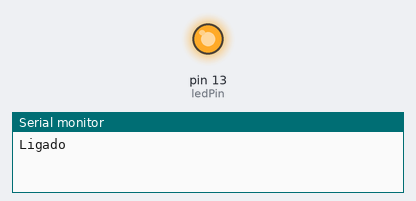
Simulated run of this sketch. Board: Arduino Leonardo, built with avr-gcc and run on an emulated ATmega32U4. Shown: output pins drawn as LEDs (lit = HIGH), the last lines printed to the serial monitor.

Above: at 1.0 s.
At 3.0 s:
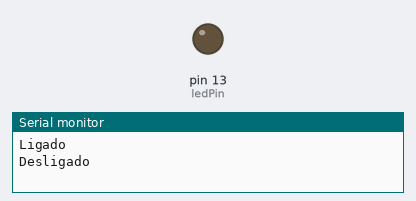
Timing chart, 0 to 5.2 s (numbered marks = the images above):
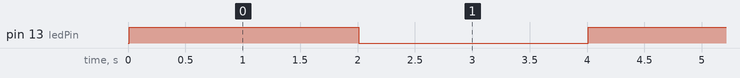

Measured:
- by itself, pin 13 (ledPin): alternates HIGH for 2.0 s and LOW for 2.0 s

The sketch:

helloworld.ino
```cpp
int ledPin = 13;

void setup() {
  // put your setup code here, to run once:
  pinMode(ledPin, OUTPUT);

 // Open serial communications and wait for port to open:
  Serial.begin(9600);
   while (!Serial) {
    ; // wait for serial port to connect. Needed for Leonardo only
  }

}

void loop() {
  // put your main code here, to run repeatedly:
  digitalWrite(ledPin, HIGH);
  Serial.println("Ligado");
  delay(2000);
  digitalWrite(ledPin, LOW);
  Serial.println("Desligado");
  delay(2000);
}
```
